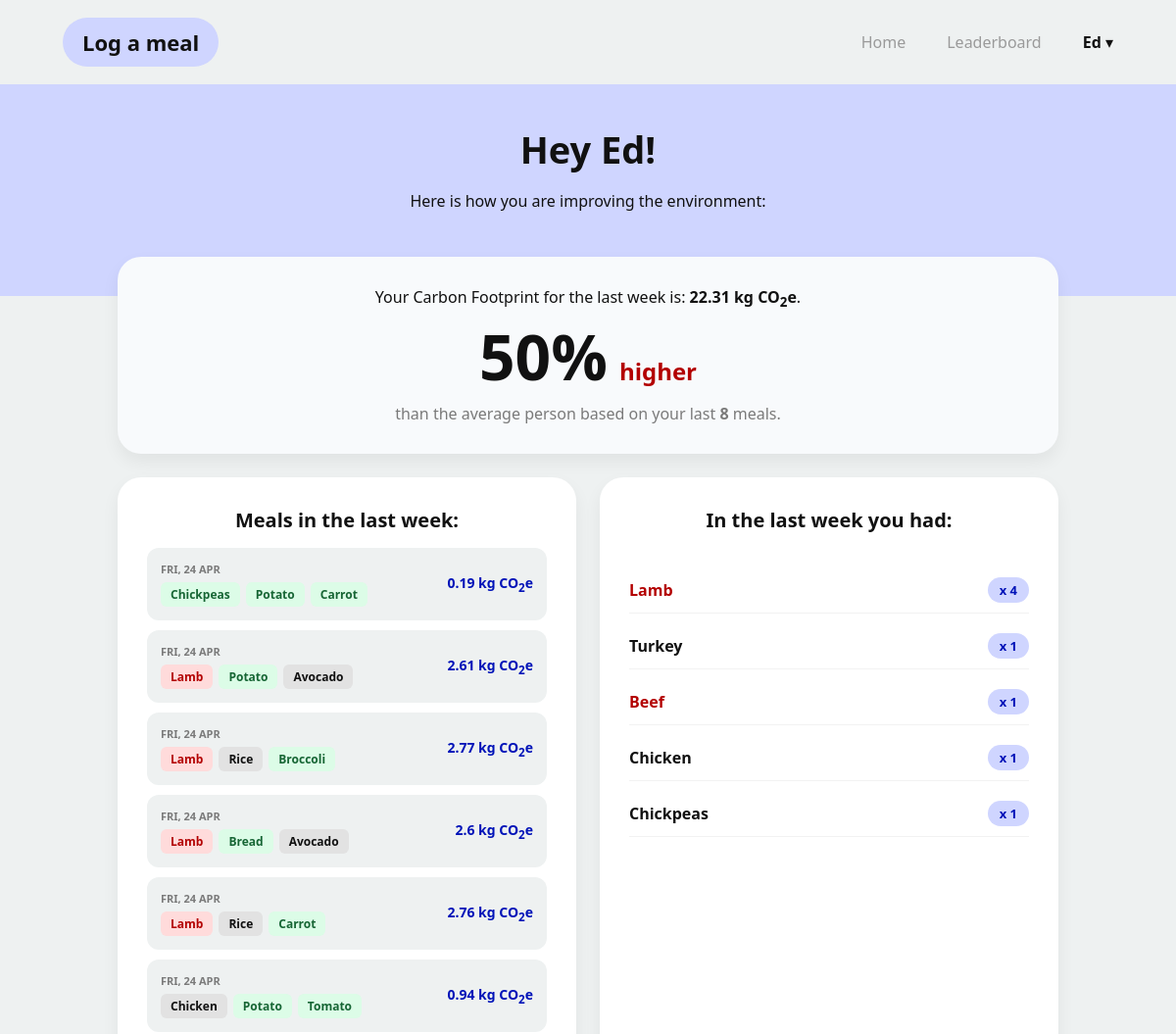
The app's page / (signed in, upper part), older data.
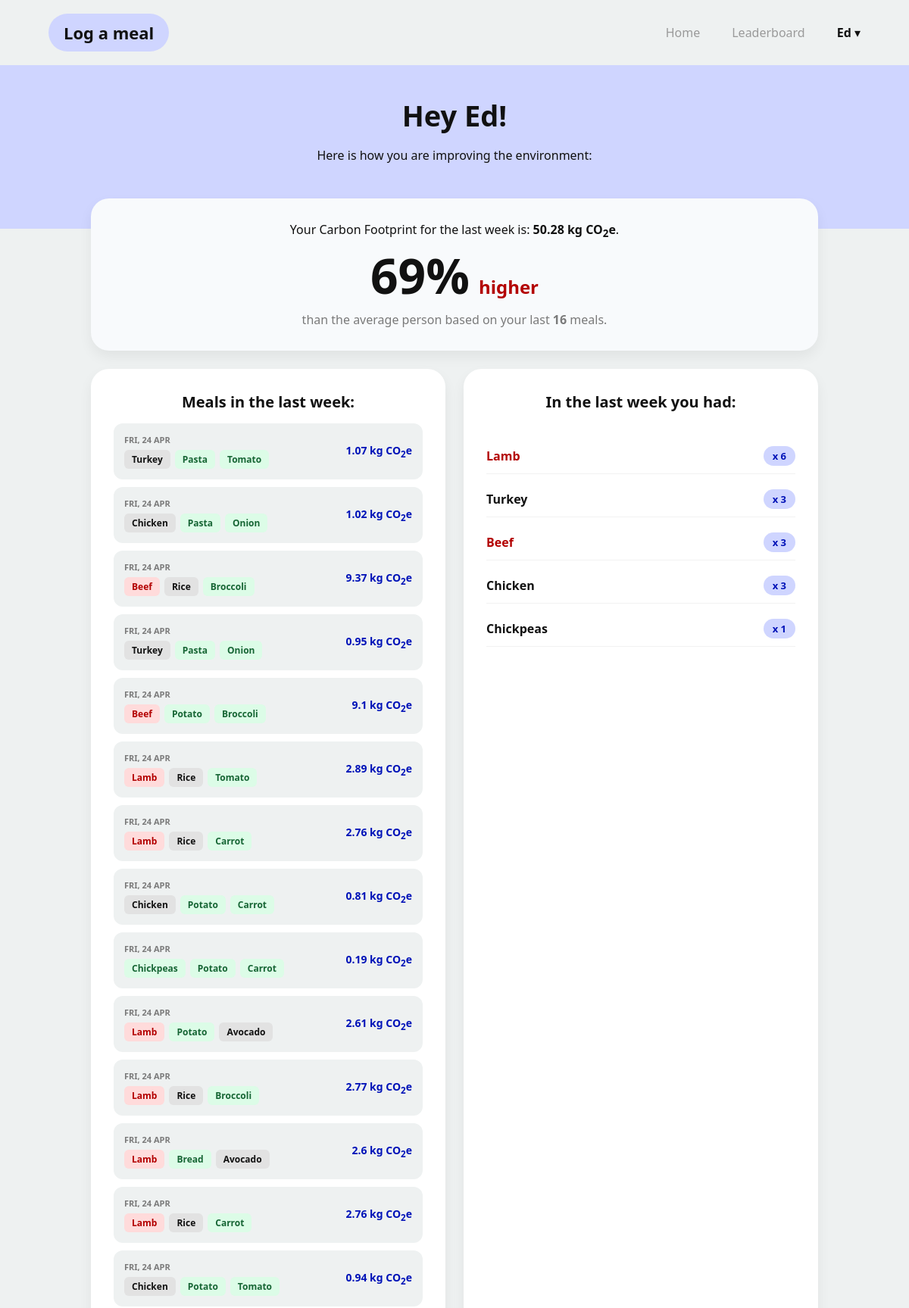
The same page, newer data.
### app/models.py (models this page shows, shortened)
class User(db.Model,UserMixin):
    __tablename__ = 'users'
    id: so.Mapped[int] = so.mapped_column(primary_key=True)
    username: so.Mapped[str] = so.mapped_column(sa.String(63), index=True, unique=True)
    email: so.Mapped[str] = so.mapped_column(sa.String(119), index=True, unique=True)
    password_hash: so.Mapped[Optional[str]] = so.mapped_column(sa.String(255))
    weekly_score: so.Mapped[int] = so.mapped_column(sa.Integer, index=True, default=0)
    meals: so.Mapped[list['Meal']] = so.relationship(back_populates='user')

class Meal(db.Model):
    id: so.Mapped[int] = so.mapped_column(primary_key=True)
    carb: so.Mapped[str] = so.mapped_column(sa.String(16))
    protein: so.Mapped[str] = so.mapped_column(sa.String(16))
    veg: so.Mapped[str] = so.mapped_column(sa.String(16))
    total_emissions: so.Mapped[float] = so.mapped_column(sa.Float, default=0)
    date_added: so.Mapped[str] = so.mapped_column(sa.Date, default=date.today())
    user_id: so.Mapped[int] = so.mapped_column(sa.ForeignKey(User.id), index=True)
    user: so.Mapped[User] = so.relationship(back_populates='meals')
    def get_qualitative_impact(self):
        if self.total_emissions < 0.5:
            qualitative_impact = "very_low"
        elif self.total_emissions < 1:
            qualitative_impact = "low"
        elif self.total_emissions < 2:
            qualitative_impact = "medium"
        elif self.total_emissions < 3:
            qualitative_impact = "high"
        else:
            qualitative_impact = "very_high"
        return qualitative_impact

### app/routes.py (the view)
@app.route("/", methods=["GET", "POST"])
def index():
    if current_user.is_authenticated:
        seven_days_ago = datetime.now().date() - timedelta(days=7)
        weekly_meals = [m for m in current_user.meals if m.date_added >= seven_days_ago]
        display_meals = weekly_meals[::-1]
        last_7_meals = current_user.meals[-7:][::-1]
        protein_count = {}
        weekly_total = 0
        for meal in weekly_meals:
            weekly_total += meal.total_emissions
            protein_count[meal.protein] = protein_count.get(meal.protein, 0) + 1
        sorted_protein_count = dict(
            sorted(protein_count.items(), key=lambda item: item[1],
                   reverse=True))  # just so it lists the protein count in the 'in the last week you had' in order of quantity (desc)
        num_meals = len(weekly_meals)
        comparison_delta = 0
        comparison_label = "lower"  # Default
        if num_meals > 0:
            expected = num_meals * (39.0 / 21)
            raw_percent = (weekly_total / expected) * 100
            comparison_delta = int(abs(100 - raw_percent))
            comparison_label = "higher" if raw_percent > 100 else "lower"
        return render_template("index.html",
                               last_7_meals=display_meals,
                               protein_count=sorted_protein_count,
                               weekly_total=weekly_total,
                               num_meals=num_meals,
                               comparison_delta=comparison_delta,
                               comparison_label=comparison_label,
                               user_name=current_user.username)
    else:
        return render_template("LandingPage.html")

### app/models.py (called while the page is built)
@login.user_loader
def load_user(id):
    return db.session.get(User, int(id))

### app/templates/index.html (shortened to what this page needs)
{% extends "base.html" %}
{% block styles %}
<link rel="stylesheet" href="{{ url_for('static', filename='css/page_style.css') }}">
{% endblock %}
{% block content %}
<main class="dash">
    <section class="dash-hero">
        <h1 class="dash-title">{{"Hey " + user_name +"!" if user_name else "You are not logged in" }}</h1>
        <p class="dash-subtitle">Here is how you are improving the environment:</p>
    </section>
    <section class="stats">
<div class="stat-card stat-card--full">
    <div class="dash-subtitle">
        Your Carbon Footprint for the last week is: <strong>{{ weekly_total|round(2) }} kg CO<sub>2</sub>e</strong>.
    </div>
    <div class="comparison-display">
        <span class="comparison-value">{{ comparison_delta }}%</span>
        <span class="comparison-label {% if comparison_label == 'higher' %}text-red{% else %}text-green{% endif %}">
            {{ comparison_label }}
        </span>
    </div>
    <p class="stat-subtitle">
        than the average person based on your last <strong>{{ num_meals }}</strong> meals.
    </p>
</div>
        <div class="stat-card">
            <div class="stat-title">Meals in the last week:</div>
            <div class="history-list">
                {% set high_impact = ['beef', 'lamb', 'shrimp'] %}
                {% set low_impact = ['tofu', 'lentils', 'chickpeas', 'beans', 'bread', 'potato', 'pasta', 'oats',
                'carrot', 'broccoli', 'tomato', 'onion'] %}
                {% for meal in last_7_meals %}
                <div class="history-item">
                    <div class="history-left">
                        <div class="history-date">{{ meal.date_added.strftime('%a, %d %b') }}</div>
                        <div class="history-ingredients">
                            <span class="ing-tag {% if meal.protein in high_impact %}ing-tag--high{% elif meal.protein in low_impact %}ing-tag--low{% endif %}">
                                {{ meal.protein }}
                            </span>
                            <span class="ing-tag {% if meal.carb in high_impact %}ing-tag--high{% elif meal.carb in low_impact %}ing-tag--low{% endif %}">
                                {{ meal.carb }}
                            </span>
                            <span class="ing-tag {% if meal.veg in high_impact %}ing-tag--high{% elif meal.veg in low_impact %}ing-tag--low{% endif %}">
                                {{ meal.veg }}
                            </span>
                        </div>
                    </div>
                    <div class="history-emission {% if meal.get_qualitative_impact() in ['high', 'very_high'] %}history-emission--high{% endif %}">
                        {{ meal.total_emissions|round(2) }} kg CO<sub>2</sub>e
                    </div>
                </div>
                {% else %}
                <div class="stat-label" style="margin-top: 10px;">You haven't logged any meals yet!</div>
                {% endfor %}
            </div>
        </div>
        <div class="stat-card stat-card--right">
            <div class="stat-title">In the last week you had:</div>
            <div class="freq-container">
                <div class="freq-list">
                    {% for k, v in protein_count.items() %}
                    <div class="freq-item">
                        <div class="freq-name {% if k in ['beef', 'lamb', 'shrimp'] %}freq-name--high{% endif %}">
                            {{ k }}
                        </div>
                        <div class="freq-count">x {{ v }}</div>
                    </div>
                    {% else %}
                    <div class="stat-label" style="margin-top: 10px;">No data to display.</div>
                    {% endfor %}
                </div>
            </div>
        </div>
    </section>
</main>
{% endblock %}

### app/templates/base.html (shortened to what this page needs)
<!DOCTYPE html>
<html lang="en">
<head>
    <link rel="stylesheet" href="{{ url_for('static', filename='css/style.css') }}">
    {% block styles %}{% endblock %}
</head>
<body>
<header class="nav">
    <div class="nav-inner">
        <div class="nav-brand">
            {% if current_user.is_authenticated %}
                <a href="{{ url_for('log_meal') }}">Log a meal</a>
            {% else %}
                <a href="#" class="nav-link--disabled">Log a meal</a>
            {% endif %}
        </div>
        <nav class="nav-links">
            <a href="{{ url_for('index') }}">Home</a>
            {% if current_user.is_authenticated %}
                <a href="{{ url_for('leaderboard') }}">Leaderboard</a>
                <div class="nav-user-dropdown">
                    <button class="dropdown-trigger">
                        <strong>{{ current_user.username }}</strong> ▾
                    </button>
                </div>
            {% else %}
                <a href="{{ url_for('login') }}">Login</a>
                <a href="{{ url_for('signup') }}" class="nav-cta">Sign Up</a>
            {% endif %}
        </nav>
    </div>
</header>
{% block content %}
{% endblock %}
</body>
</html>

### app/static/css/style.css (style rules this page uses)
*, *::before, *::after { box-sizing: border-box; }
:root { --bg-main: #ffffff; --bg-page: #eef1f1; --lavender: #cfd5ff; --blue-primary: #0b3dff; --blue-dark: #0013b8; --text-main: #111111; --text-muted: #7a7a7a; --text-nav: #9a9a9a; --card-bg: #ffffff; --shadow-sm: 0 8px 18px rgba(0, 0, 0, 0.06); --container-max: 1120px; }
body { margin: 0; font-family: system-ui, -apple-system, sans-serif; background: var(--bg-main); color: var(--text-main); }
.nav-inner { max-width: var(--container-max); margin: 0 auto; padding: 22px 24px; display: flex; align-items: center; justify-content: space-between; }
.nav-brand a { text-decoration: none; color: var(--text-main); font-weight: 700; font-size: 22px; padding: 10px 20px; border-radius: 999px; background: var(--lavender); transition: filter 0.2s; }
.nav-links { list-style: none; display: flex; align-items: center; gap: 42px; }
.nav-links a { text-decoration: none; color: var(--text-nav); font-weight: 500; }
.nav-user-dropdown { position: relative; display: inline-block; }
.dropdown-trigger { background: none; border: none; color: var(--text-main); font-size: 16px; cursor: pointer; padding: 10px 0; font-family: inherit; }
.nav-user-dropdown::after { content: ""; position: absolute; top: 100%; left: 0; width: 100%; height: 15px; }

### app/static/css/page_style.css (style rules this page uses)
body { background: var(--bg-page); }
.dash-hero { background: var(--lavender); padding: 40px 20px 70px; text-align: center; }
.dash-title { margin: 0; font-size: 38px; font-weight: 800; }
.stats { max-width: 1000px; margin: -40px auto 30px; padding: 0 20px; display: grid; grid-template-columns: 1fr 1fr; gap: 24px; }
.stat-card { background: var(--card-bg); border-radius: 24px; box-shadow: var(--shadow-sm); padding: 30px; display: flex; flex-direction: column; }
.stat-card--full { grid-column: 1 / -1; display: flex; flex-direction: column; align-items: center; background-color: #f8fafc; text-align: center; }
.comparison-display { display: flex; align-items: baseline; justify-content: center; gap: 12px; margin: 15px 0; }
.comparison-value { font-size: 64px; font-weight: 800; color: var(--text-main); line-height: 1; }
.comparison-label { font-size: 24px; font-weight: 700; text-transform: lowercase; }
.text-red { color: #b30000; }
.stat-title { font-size: 20px; font-weight: 800; margin-bottom: 15px; }
.stat-subtitle { margin: 0; font-size: 16px; color: var(--text-muted); }
.history-list, .freq-list { display: flex; flex-direction: column; gap: 10px; }
.history-item { display: flex; justify-content: space-between; align-items: center; padding: 14px; background: var(--bg-page); border-radius: 12px; }
.history-left { display: flex; flex-direction: column; gap: 6px; text-align: left; }
.history-date { font-size: 11px; color: var(--text-muted); font-weight: 700; text-transform: uppercase; }
.history-ingredients { display: flex; gap: 6px; }
.ing-tag { font-size: 12px; font-weight: 700; padding: 4px 10px; border-radius: 6px; background: #e2e2e2; text-transform: capitalize; }
.ing-tag--high { background: #ffdbdb; color: #b30000; }
.ing-tag--low { background: #dcfce7; color: #166534; }
.history-emission { font-size: 14px; color: var(--blue-dark); font-weight: 600; }
.freq-item { display: flex; justify-content: space-between; align-items: center; padding: 10px 0; border-bottom: 1px solid rgba(0,0,0,0.05); }
.freq-name { font-weight: 600; text-transform: capitalize; }
.freq-count { background: var(--lavender); color: var(--blue-dark); padding: 4px 12px; border-radius: 99px; font-weight: 800; font-size: 13px; }
.stats .stat-card { text-align: center; justify-content: center; min-height: 140px; }
.freq-container { flex-grow: 1; display: flex; flex-direction: column; justify-content: flex-start; padding: 20px 0; }
.freq-name { font-weight: 600; font-size: 16px; text-transform: capitalize; color: var(--text-main); }
.freq-name--high { color: #b30000 !important; }

Row changes from the older to the newer data that the page shows:
added Meal: date_added "FRI, 24 APR", protein "Turkey", carb "Pasta", veg "Tomato", total_emissions "1.07", shown under "Hey Ed!"
added Meal: date_added "FRI, 24 APR", protein "Chicken", carb "Pasta", veg "Onion", total_emissions "1.02", shown under "Hey Ed!"
added Meal: date_added "FRI, 24 APR", protein "Beef", carb "Rice", veg "Broccoli", total_emissions "9.37", shown under "Hey Ed!"
added Meal: date_added "FRI, 24 APR", protein "Turkey", carb "Pasta", veg "Onion", total_emissions "0.95", shown under "Hey Ed!"
added Meal: date_added "FRI, 24 APR", protein "Beef", carb "Potato", veg "Broccoli", total_emissions "9.1", shown under "Hey Ed!"
added Meal: date_added "FRI, 24 APR", protein "Lamb", carb "Rice", veg "Tomato", total_emissions "2.89", shown under "Hey Ed!"
added Meal: date_added "FRI, 24 APR", protein "Lamb", carb "Rice", veg "Carrot", total_emissions "2.76", shown under "Hey Ed!"
added Meal: date_added "FRI, 24 APR", protein "Chicken", carb "Potato", veg "Carrot", total_emissions "0.81", shown under "Hey Ed!"
computed for Meal (number 13 of 16 on the later page): user "4" → "6"
computed for Meal (number 14 of 16 on the later page): v "1" → "3"
computed for Meal (number 15 of 16 on the later page): v "1" → "3"
computed for Meal (number 16 of 16 on the later page): v "1" → "3"
Text that changed along with them:
{{ weekly_total|round(2) }}: "22.31" → "50.28"
{{ comparison_delta }}: "50" → "69"
{{ num_meals }}: "8" → "16"
